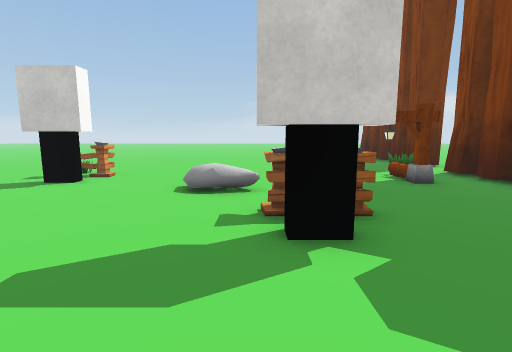
view 1 (above)

16 first-person views from a walk through a scene from a Unity 3-D project. The camera is 1.3 m above the floor, tilts 8° down and sees 85° across. The floor is counted in squares, 1 m on a side. Each view is taken from the middle of a square. On the plan, view 1 faces up. The plan holds only what a view shows up to about 13 squares ahead; the rest is blank. The place goes on beyond the plan. The player character is not drawn. Some surface patterns are stand-ins.

view 2
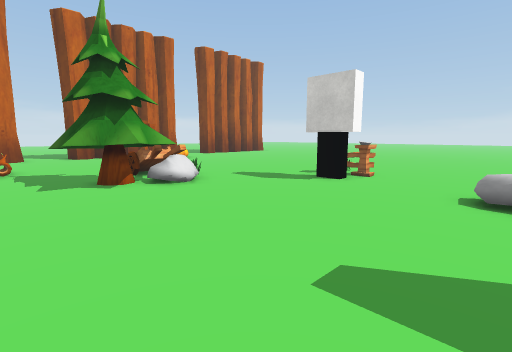

view 3
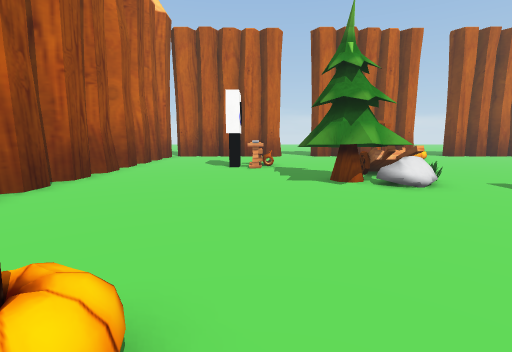

view 4
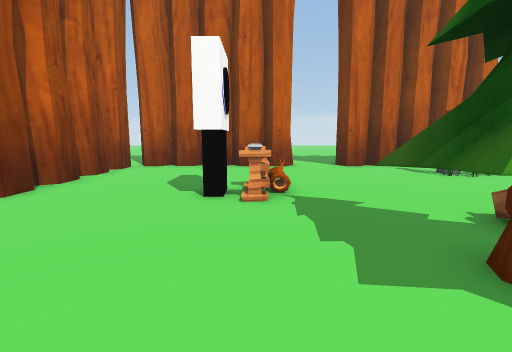

view 5
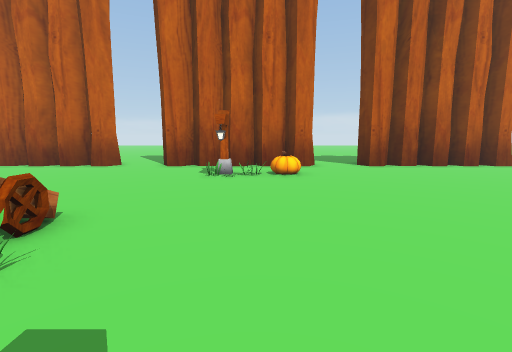

view 6
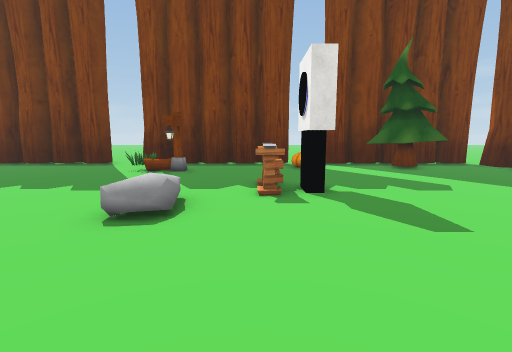

view 7
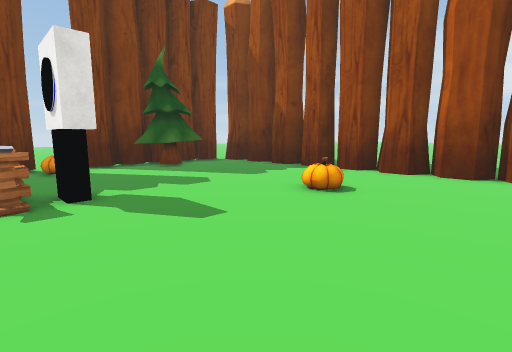

view 8
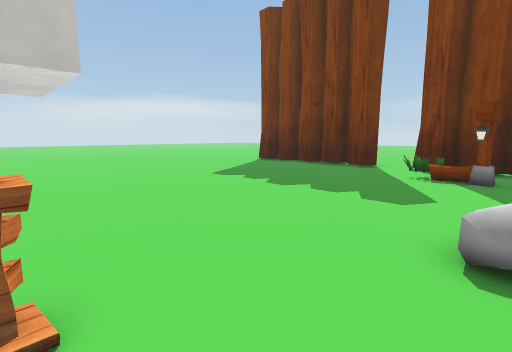

view 9
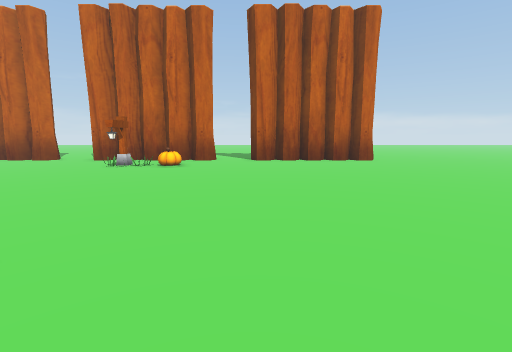

view 10
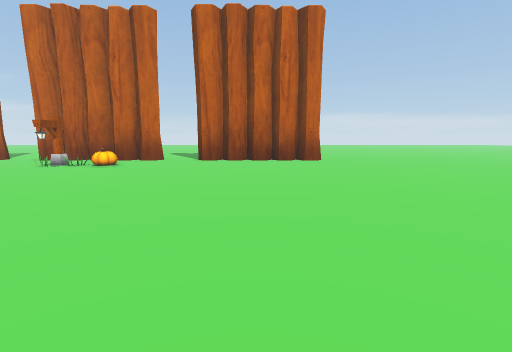

view 11
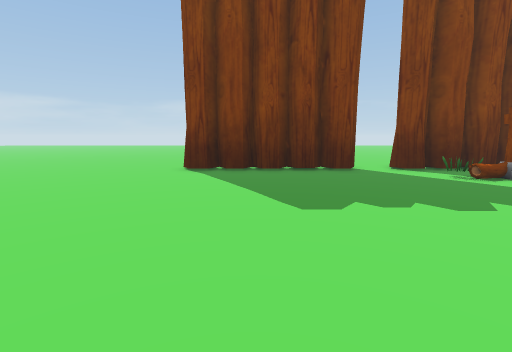

view 12
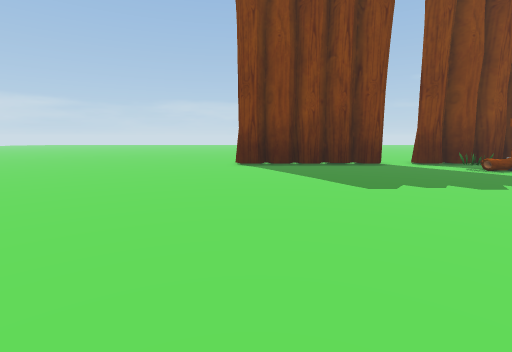

view 13
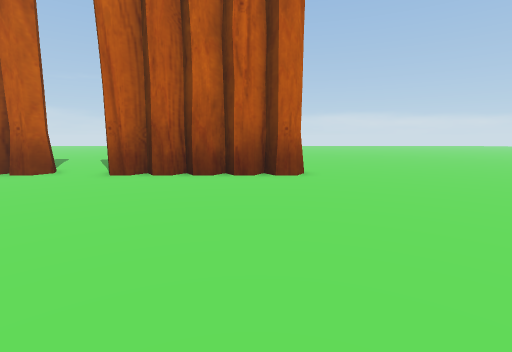

view 14
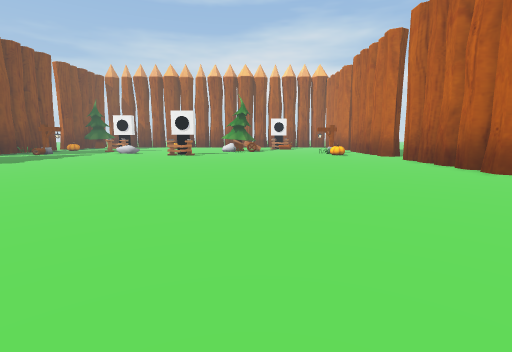

view 15
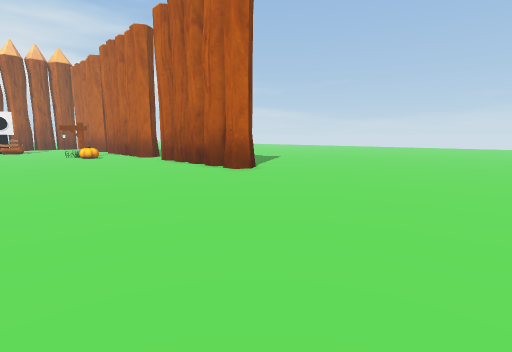

view 16
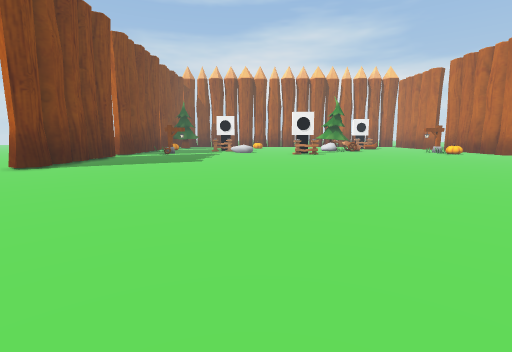

### Floor plan
Key: @ floor where view 1 was taken; # wall or solid block; . main floor; : floor 0.25 m higher than the main floor; T tree; P pumpkin; O other object.
Columns run from 22 left of view 1 to 9 right of it. Each row starts with its distance up from view 1.
 30                     .
 29            .                ..
 28 ......... .       .....    ...
 27 ..............   .......  ......
 26 ............... ................
 25 ................................
 24 ................................
 23 ................................
 22 ................................
 21 ................................
 20 ................................
 19  .#..........................##
 18   #..........................##
 17   #..........................##
 16   #..........................##
 15   #..........................##
 14   #..........................##
 13   #..........................##
 12 .............................##
 11 ................................
 10 ..#.............O............##.
  9   #..P..........OO.........O.##
  8   #..O..........O#........##.##
  7   #..##..............O.......#
  6   #...O......................#
  5   #.........OO........OOO....#
  4   #........OOT:.......OO.....##
  3   .........TTTT.......OO....P..
  2   ..........TT...............#
  1   #.........TT...............##
  0   #.....OO............@.....T##
 -1   #.....#O..........P......TTT
 -2   #........................TT#
 -3   #......................... #
 -4   #..........................#
 -5   #......................  ..#
 -6    ######################   ##

Where each view was taken, in squares from view 1:
view 1: 0 up, 0 right, facing up
view 2: 0 up, 1 left, facing up-left
view 3: 0 up, 1 left, facing left
view 4: 0 up, 7 left, facing left
view 5: 8 up, 7 left, facing left
view 6: 5 up, 6 left, facing right
view 7: 5 up, 6 left, facing down-right
view 8: 7 up, 5 left, facing up-right
view 9: 13 up, 4 left, facing left
view 10: 16 up, 4 left, facing left
view 11: 16 up, 4 left, facing right
view 12: 18 up, 6 left, facing right
view 13: 18 up, 10 left, facing left
view 14: 29 up, 11 left, facing down
view 15: 28 up, 12 left, facing down-left
view 16: 30 up, 2 left, facing down
